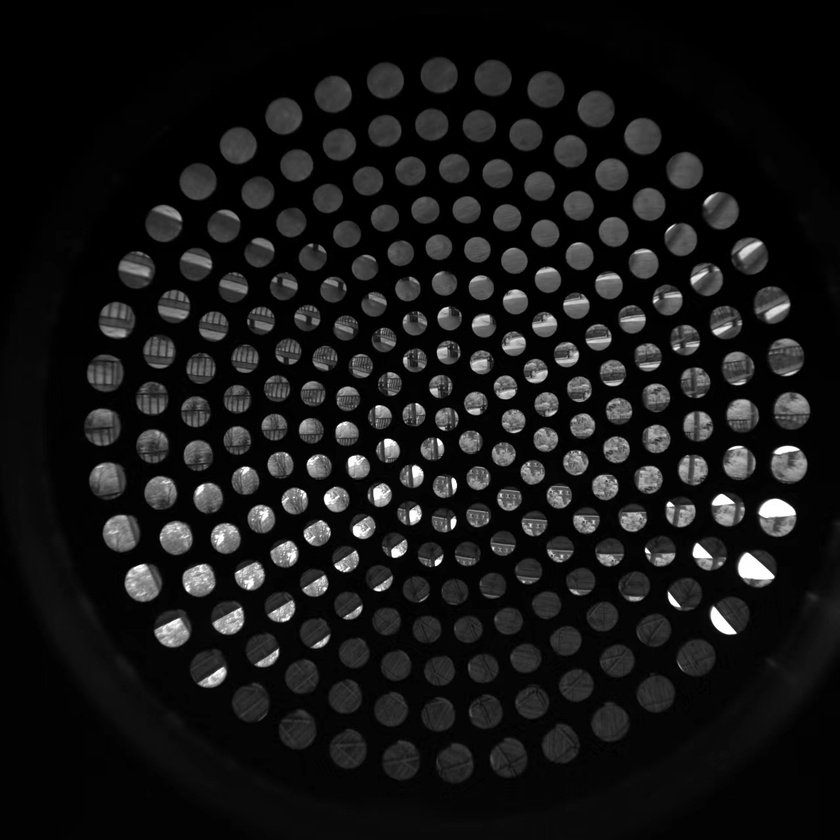
#> input picture projects/image-process/image.jpg, 840 x 840 px, shrunk from 1280 x 1280 before the run, found by its file name
$ python demo.py
#> lines starting #> are read from the running program, lines starting #| are printed output that depends on the picture; after the words box and inside, x2 and y2 are one past the last pixel; in counts of white or black regions, pixels touching at a corner belong together
import cv2
import numpy as np

def detect_non_black_circles(image_path):
    # 读取图片
    image = cv2.imread(image_path)
#> image is the input picture: shape (840, 840, 3); min 0, max 255, mean 22

    # 转换为灰度图像
    gray = cv2.cvtColor(image, cv2.COLOR_BGR2GRAY)

    # 对图像进行阈值处理，将非黑色区域变为白色
    _, threshold = cv2.threshold(gray, 1, 255, cv2.THRESH_BINARY)
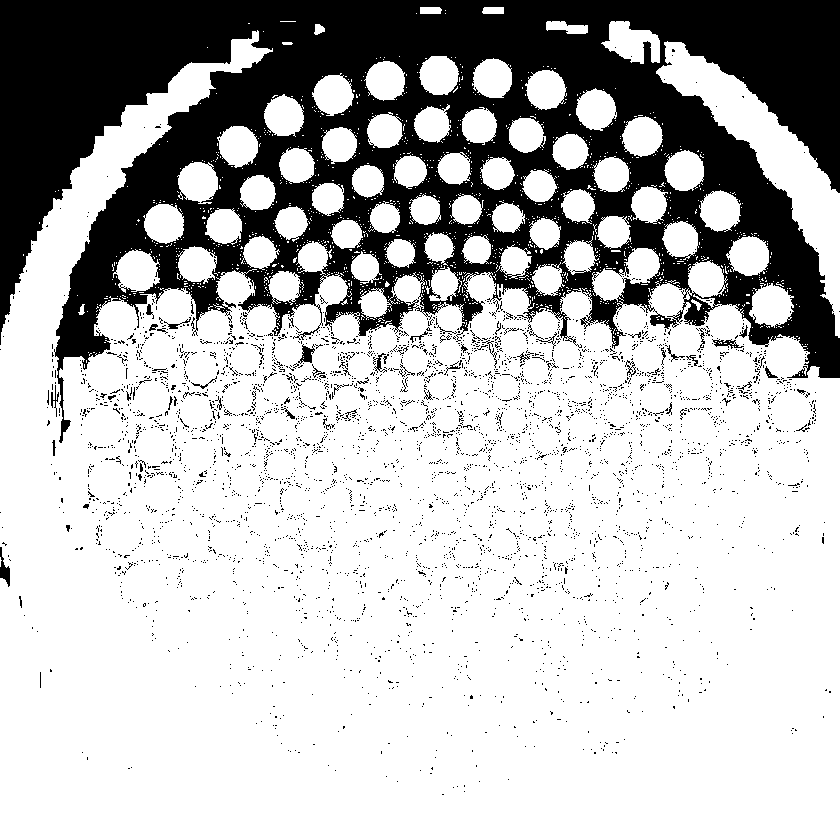
#> threshold: shape (840, 840); 73.4% white; 3916 black regions (3854 under 20 px), largest, box (x1, y1, x2, y2) and area: (0, 0, 840, 443) 175179, (0, 547, 10, 587) 188, (298, 344, 315, 364) 167

    # 检测圆形
    circles = cv2.HoughCircles(threshold, cv2.HOUGH_GRADIENT, dp=1, minDist=110, param1=100, param2=20, minRadius=0, maxRadius=40)
#> circles = [[610.5, 173.5, 18.1], [434.5, 127.5, 33.6], [352.5, 308.5, 32.7], [172.5, 308.5, 22.4], [522.5, 349.5, 35], [729.5, 355.5, 32.7], [194.5, 420.5, 29.4], [195.5, 181.5, 20.8], [465.5, 451.5, 25.7], [475.5, 247.5, 14.5], [328.5, 196.5, 14.4]]

    # 提取圆形的位置和半径
    if circles is not None:
        circles = np.round(circles[0, :]).astype(int)
#> circles = [[610, 174, 18], [434, 128, 34], [352, 308, 33], [172, 308, 22], [522, 350, 35], [730, 356, 33], [194, 420, 29], [196, 182, 21], [466, 452, 26], [476, 248, 14], [328, 196, 14]]
        for (x, y, r) in circles:
            # 检查圆形位置对应的像素值是否非黑色
            # if image[y, x, 0] != 0 or image[y, x, 1] != 0 or image[y, x, 2] != 0:
                # 绘制圆形
            cv2.circle(image, (x, y), r, (0, 255, 0), 1)
#> this loop made 11 passes
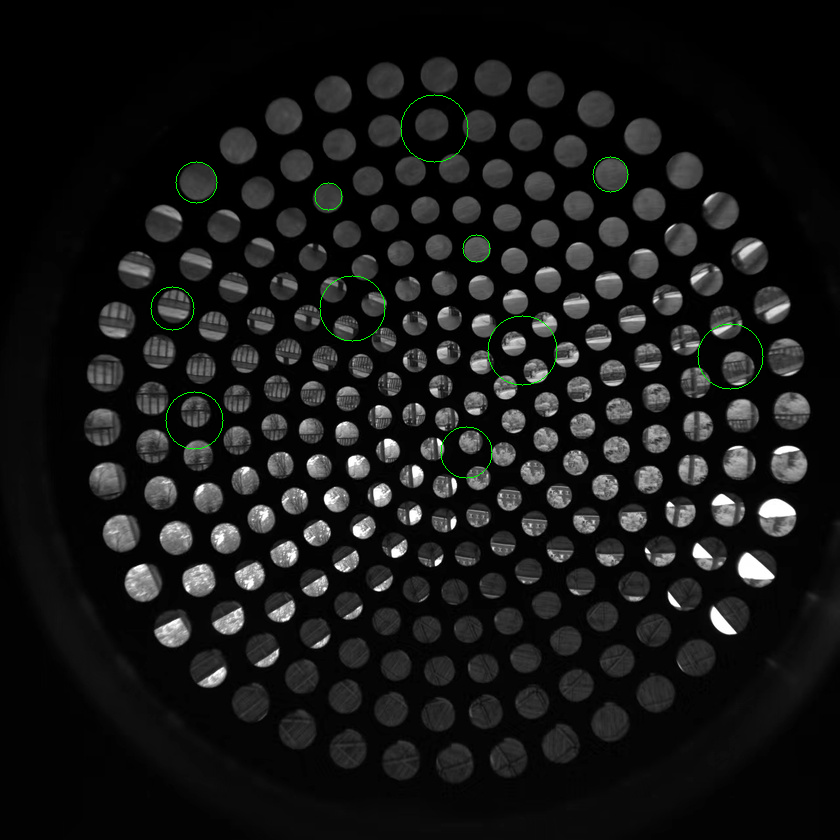
#> image: shape (840, 840, 3); 0.22% of pixels changed, all inside (x1, y1, x2, y2) = (150, 94, 764, 479)

    # 显示结果
    cv2.imshow("Result", image)
    cv2.waitKey(0)
    cv2.destroyAllWindows()

# 调用函数进行测试
image_path = "D:\\Python\\Python\\projects\\image-process\\image.jpg"
detect_non_black_circles(image_path)

$ run again, with projects/image-process/fantastic.png saved as projects/image-process/image.jpg
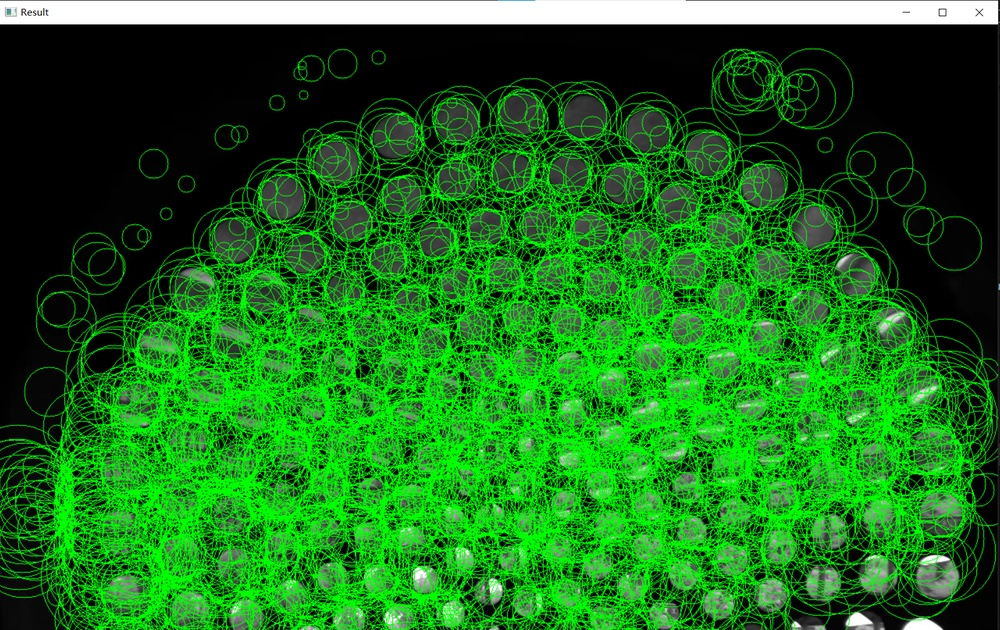
#> input picture projects/image-process/fantastic.png, 1000 x 630 px, shrunk from 1601 x 1008 before the run, found by its file name
#> in detect_non_black_circles, image is the input picture: shape (630, 1000, 3); mean B, G, R 27.9, 108.9, 27.9
#> in detect_non_black_circles, `_, threshold = cv2.threshold(gray, 1, 255, cv2.THRESH_BINARY)`:
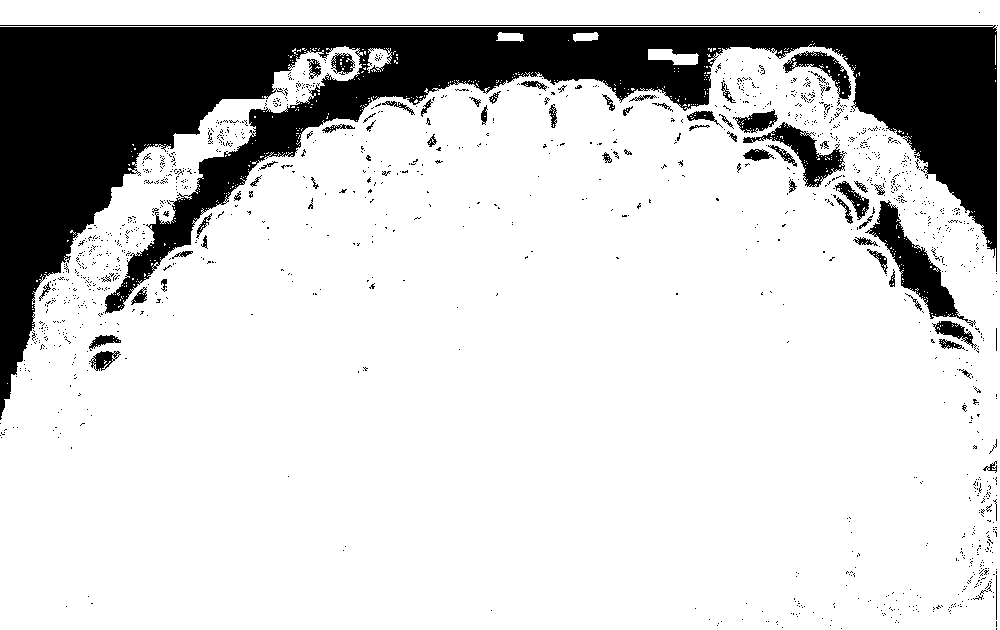
#> threshold: shape (630, 1000); 81.1% white; 1336 black regions (1267 under 20 px), largest, box (x1, y1, x2, y2) and area: (0, 25, 997, 420) 102855, (865, 200, 976, 327) 3448, (743, 122, 847, 187) 1909
#> in detect_non_black_circles, `circles = cv2.HoughCircles(threshold, cv2.HOUGH_GRADIENT, dp=1, minDis..`: circles = [[93.5, 269.5, 33.8], [807.5, 150.5, 31.6], [699.5, 93.5, 31.5], [894.5, 230.5, 33.8], [347.5, 62.5, 16], [959.5, 328.5, 9.6], [183.5, 205.5, 19.1]]
#> in detect_non_black_circles, `circles = np.round(circles[0, :]).astype(int)`: circles = [[94, 270, 34], [808, 150, 32], [700, 94, 32], [894, 230, 34], [348, 62, 16], [960, 328, 10], [184, 206, 19]]
#> the loop in detect_non_black_circles, `for (x, y, r) in circles:` made 7 passes
#> after the loop in detect_non_black_circles, `for (x, y, r) in circles:`:
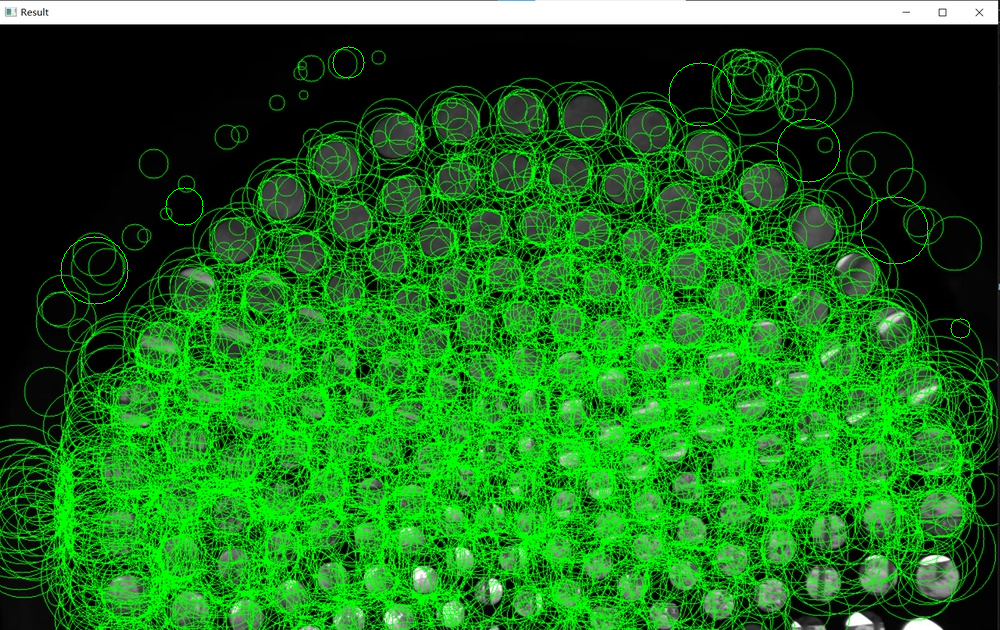
#> image: shape (630, 1000, 3); 0.16% of pixels changed, all inside (x1, y1, x2, y2) = (60, 46, 971, 339)

$ run again, with projects/image-process/simple.png saved as projects/image-process/image.jpg
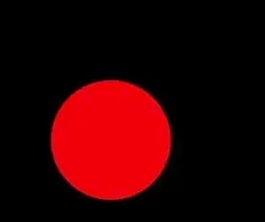
#> input picture projects/image-process/simple.png, 265 x 222 px, found by its file name
#> in detect_non_black_circles, image is the input picture: shape (222, 265, 3); mean B, G, R 2.3, 0.5, 46.4
#> in detect_non_black_circles, `gray = cv2.cvtColor(image, cv2.COLOR_BGR2GRAY)`:
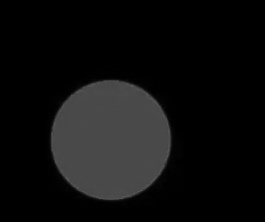
#> gray: shape (222, 265); min 0, max 93, mean 14.4
#> in detect_non_black_circles, `_, threshold = cv2.threshold(gray, 1, 255, cv2.THRESH_BINARY)`:
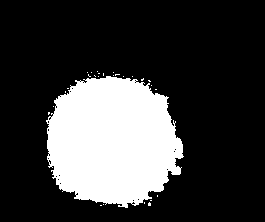
#> threshold: shape (222, 265); 23.6% white; 28 white regions (27 under 20 px), largest, box (x1, y1, x2, y2) and area: (46, 76, 184, 208) 13821
#> circles = None
